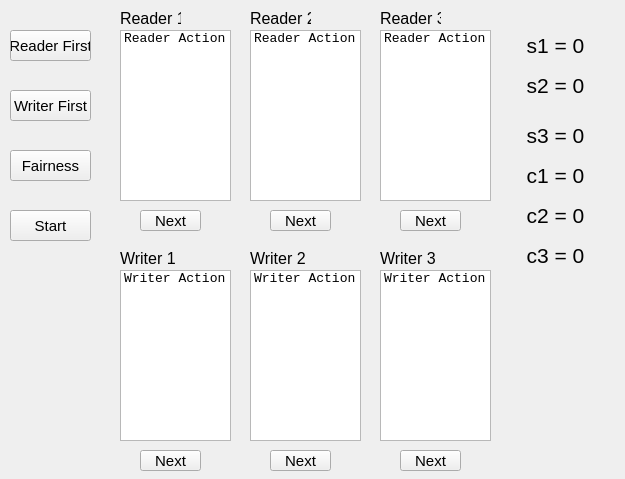
<?xml version="1.0" encoding="UTF-8"?>
<ui version="4.0">
 <class>MainWindow</class>
 <widget class="QMainWindow" name="MainWindow">
  <property name="geometry">
   <rect>
    <x>0</x>
    <y>0</y>
    <width>625</width>
    <height>479</height>
   </rect>
  </property>
  <property name="windowTitle">
   <string>MainWindow</string>
  </property>
  <property name="iconSize">
   <size>
    <width>240</width>
    <height>240</height>
   </size>
  </property>
  <widget class="QWidget" name="centralWidget">
   <widget class="QPushButton" name="readerFirstButton">
    <property name="geometry">
     <rect>
      <x>10</x>
      <y>30</y>
      <width>81</width>
      <height>31</height>
     </rect>
    </property>
    <property name="font">
     <font>
      <pointsize>11</pointsize>
     </font>
    </property>
    <property name="text">
     <string>Reader First</string>
    </property>
   </widget>
   <widget class="QPushButton" name="writerFirstButton">
    <property name="geometry">
     <rect>
      <x>10</x>
      <y>90</y>
      <width>81</width>
      <height>31</height>
     </rect>
    </property>
    <property name="font">
     <font>
      <pointsize>11</pointsize>
     </font>
    </property>
    <property name="text">
     <string>Writer First</string>
    </property>
   </widget>
   <widget class="QPushButton" name="fairnessButton">
    <property name="geometry">
     <rect>
      <x>10</x>
      <y>150</y>
      <width>81</width>
      <height>31</height>
     </rect>
    </property>
    <property name="font">
     <font>
      <pointsize>11</pointsize>
     </font>
    </property>
    <property name="text">
     <string>Fairness</string>
    </property>
   </widget>
   <widget class="QPushButton" name="startButton">
    <property name="geometry">
     <rect>
      <x>10</x>
      <y>210</y>
      <width>81</width>
      <height>31</height>
     </rect>
    </property>
    <property name="font">
     <font>
      <pointsize>11</pointsize>
     </font>
    </property>
    <property name="text">
     <string>Start</string>
    </property>
    <property name="checkable">
     <bool>true</bool>
    </property>
   </widget>
   <widget class="QListWidget" name="listWidget2">
    <property name="geometry">
     <rect>
      <x>250</x>
      <y>30</y>
      <width>111</width>
      <height>171</height>
     </rect>
    </property>
    <property name="font">
     <font>
      <family>Consolas</family>
      <pointsize>10</pointsize>
     </font>
    </property>
    <property name="editTriggers">
     <set>QAbstractItemView::DoubleClicked|QAbstractItemView::EditKeyPressed|QAbstractItemView::SelectedClicked</set>
    </property>
    <item>
     <property name="text">
      <string>Reader Action</string>
     </property>
    </item>
   </widget>
   <widget class="QListWidget" name="listWidget3">
    <property name="geometry">
     <rect>
      <x>380</x>
      <y>30</y>
      <width>111</width>
      <height>171</height>
     </rect>
    </property>
    <property name="font">
     <font>
      <family>Consolas</family>
      <pointsize>10</pointsize>
     </font>
    </property>
    <item>
     <property name="text">
      <string>Reader Action</string>
     </property>
    </item>
   </widget>
   <widget class="QPushButton" name="next1Button">
    <property name="geometry">
     <rect>
      <x>140</x>
      <y>210</y>
      <width>61</width>
      <height>21</height>
     </rect>
    </property>
    <property name="font">
     <font>
      <pointsize>11</pointsize>
     </font>
    </property>
    <property name="text">
     <string>Next</string>
    </property>
   </widget>
   <widget class="QLabel" name="label1">
    <property name="geometry">
     <rect>
      <x>500</x>
      <y>30</y>
      <width>111</width>
      <height>31</height>
     </rect>
    </property>
    <property name="font">
     <font>
      <pointsize>16</pointsize>
     </font>
    </property>
    <property name="text">
     <string>s1 = 0</string>
    </property>
    <property name="alignment">
     <set>Qt::AlignCenter</set>
    </property>
   </widget>
   <widget class="QListWidget" name="listWidget1">
    <property name="geometry">
     <rect>
      <x>120</x>
      <y>30</y>
      <width>111</width>
      <height>171</height>
     </rect>
    </property>
    <property name="font">
     <font>
      <family>Consolas</family>
      <pointsize>10</pointsize>
     </font>
    </property>
    <property name="editTriggers">
     <set>QAbstractItemView::DoubleClicked|QAbstractItemView::EditKeyPressed|QAbstractItemView::SelectedClicked</set>
    </property>
    <property name="selectionMode">
     <enum>QAbstractItemView::SingleSelection</enum>
    </property>
    <item>
     <property name="text">
      <string>Reader Action</string>
     </property>
    </item>
   </widget>
   <widget class="QLabel" name="label2">
    <property name="geometry">
     <rect>
      <x>500</x>
      <y>70</y>
      <width>111</width>
      <height>31</height>
     </rect>
    </property>
    <property name="font">
     <font>
      <pointsize>16</pointsize>
     </font>
    </property>
    <property name="text">
     <string>s2 = 0</string>
    </property>
    <property name="alignment">
     <set>Qt::AlignCenter</set>
    </property>
   </widget>
   <widget class="QLabel" name="label3">
    <property name="geometry">
     <rect>
      <x>500</x>
      <y>120</y>
      <width>111</width>
      <height>31</height>
     </rect>
    </property>
    <property name="font">
     <font>
      <pointsize>16</pointsize>
     </font>
    </property>
    <property name="text">
     <string>s3 = 0</string>
    </property>
    <property name="alignment">
     <set>Qt::AlignCenter</set>
    </property>
   </widget>
   <widget class="QLabel" name="label4">
    <property name="geometry">
     <rect>
      <x>500</x>
      <y>160</y>
      <width>111</width>
      <height>31</height>
     </rect>
    </property>
    <property name="font">
     <font>
      <pointsize>16</pointsize>
     </font>
    </property>
    <property name="text">
     <string>c1 = 0</string>
    </property>
    <property name="alignment">
     <set>Qt::AlignCenter</set>
    </property>
   </widget>
   <widget class="QLabel" name="label5">
    <property name="geometry">
     <rect>
      <x>500</x>
      <y>200</y>
      <width>111</width>
      <height>31</height>
     </rect>
    </property>
    <property name="font">
     <font>
      <pointsize>16</pointsize>
     </font>
    </property>
    <property name="text">
     <string>c2 = 0</string>
    </property>
    <property name="alignment">
     <set>Qt::AlignCenter</set>
    </property>
   </widget>
   <widget class="QLabel" name="label6">
    <property name="geometry">
     <rect>
      <x>500</x>
      <y>240</y>
      <width>111</width>
      <height>31</height>
     </rect>
    </property>
    <property name="font">
     <font>
      <pointsize>16</pointsize>
      <weight>50</weight>
      <bold>false</bold>
     </font>
    </property>
    <property name="text">
     <string>c3 = 0</string>
    </property>
    <property name="alignment">
     <set>Qt::AlignCenter</set>
    </property>
   </widget>
   <widget class="QPushButton" name="next2Button">
    <property name="geometry">
     <rect>
      <x>270</x>
      <y>210</y>
      <width>61</width>
      <height>21</height>
     </rect>
    </property>
    <property name="font">
     <font>
      <pointsize>11</pointsize>
     </font>
    </property>
    <property name="text">
     <string>Next</string>
    </property>
   </widget>
   <widget class="QPushButton" name="next3Button">
    <property name="geometry">
     <rect>
      <x>400</x>
      <y>210</y>
      <width>61</width>
      <height>21</height>
     </rect>
    </property>
    <property name="font">
     <font>
      <pointsize>11</pointsize>
     </font>
    </property>
    <property name="text">
     <string>Next</string>
    </property>
   </widget>
   <widget class="QListWidget" name="listWidget6">
    <property name="geometry">
     <rect>
      <x>380</x>
      <y>270</y>
      <width>111</width>
      <height>171</height>
     </rect>
    </property>
    <property name="font">
     <font>
      <family>Consolas</family>
      <pointsize>10</pointsize>
     </font>
    </property>
    <item>
     <property name="text">
      <string>Writer Action</string>
     </property>
    </item>
   </widget>
   <widget class="QPushButton" name="next5Button">
    <property name="geometry">
     <rect>
      <x>270</x>
      <y>450</y>
      <width>61</width>
      <height>21</height>
     </rect>
    </property>
    <property name="font">
     <font>
      <pointsize>11</pointsize>
     </font>
    </property>
    <property name="text">
     <string>Next</string>
    </property>
   </widget>
   <widget class="QPushButton" name="next4Button">
    <property name="geometry">
     <rect>
      <x>140</x>
      <y>450</y>
      <width>61</width>
      <height>21</height>
     </rect>
    </property>
    <property name="font">
     <font>
      <pointsize>11</pointsize>
     </font>
    </property>
    <property name="text">
     <string>Next</string>
    </property>
   </widget>
   <widget class="QListWidget" name="listWidget4">
    <property name="geometry">
     <rect>
      <x>120</x>
      <y>270</y>
      <width>111</width>
      <height>171</height>
     </rect>
    </property>
    <property name="font">
     <font>
      <family>Consolas</family>
      <pointsize>10</pointsize>
     </font>
    </property>
    <property name="editTriggers">
     <set>QAbstractItemView::DoubleClicked|QAbstractItemView::EditKeyPressed|QAbstractItemView::SelectedClicked</set>
    </property>
    <item>
     <property name="text">
      <string>Writer Action</string>
     </property>
    </item>
   </widget>
   <widget class="QPushButton" name="next6Button">
    <property name="geometry">
     <rect>
      <x>400</x>
      <y>450</y>
      <width>61</width>
      <height>21</height>
     </rect>
    </property>
    <property name="font">
     <font>
      <pointsize>11</pointsize>
     </font>
    </property>
    <property name="text">
     <string>Next</string>
    </property>
   </widget>
   <widget class="QListWidget" name="listWidget5">
    <property name="geometry">
     <rect>
      <x>250</x>
      <y>270</y>
      <width>111</width>
      <height>171</height>
     </rect>
    </property>
    <property name="font">
     <font>
      <family>Consolas</family>
      <pointsize>10</pointsize>
     </font>
    </property>
    <property name="editTriggers">
     <set>QAbstractItemView::DoubleClicked|QAbstractItemView::EditKeyPressed|QAbstractItemView::SelectedClicked</set>
    </property>
    <item>
     <property name="text">
      <string>Writer Action</string>
     </property>
    </item>
   </widget>
   <widget class="QLabel" name="label_7">
    <property name="geometry">
     <rect>
      <x>120</x>
      <y>10</y>
      <width>61</width>
      <height>16</height>
     </rect>
    </property>
    <property name="font">
     <font>
      <pointsize>12</pointsize>
     </font>
    </property>
    <property name="text">
     <string>Reader 1</string>
    </property>
   </widget>
   <widget class="QLabel" name="label_8">
    <property name="geometry">
     <rect>
      <x>250</x>
      <y>10</y>
      <width>61</width>
      <height>16</height>
     </rect>
    </property>
    <property name="font">
     <font>
      <pointsize>12</pointsize>
     </font>
    </property>
    <property name="text">
     <string>Reader 2</string>
    </property>
   </widget>
   <widget class="QLabel" name="label_9">
    <property name="geometry">
     <rect>
      <x>380</x>
      <y>10</y>
      <width>61</width>
      <height>16</height>
     </rect>
    </property>
    <property name="font">
     <font>
      <pointsize>12</pointsize>
     </font>
    </property>
    <property name="text">
     <string>Reader 3</string>
    </property>
   </widget>
   <widget class="QLabel" name="label_10">
    <property name="geometry">
     <rect>
      <x>120</x>
      <y>250</y>
      <width>61</width>
      <height>16</height>
     </rect>
    </property>
    <property name="font">
     <font>
      <pointsize>12</pointsize>
     </font>
    </property>
    <property name="text">
     <string>Writer 1</string>
    </property>
   </widget>
   <widget class="QLabel" name="label_11">
    <property name="geometry">
     <rect>
      <x>250</x>
      <y>250</y>
      <width>61</width>
      <height>16</height>
     </rect>
    </property>
    <property name="font">
     <font>
      <pointsize>12</pointsize>
     </font>
    </property>
    <property name="text">
     <string>Writer 2</string>
    </property>
   </widget>
   <widget class="QLabel" name="label_12">
    <property name="geometry">
     <rect>
      <x>380</x>
      <y>250</y>
      <width>61</width>
      <height>16</height>
     </rect>
    </property>
    <property name="font">
     <font>
      <pointsize>12</pointsize>
     </font>
    </property>
    <property name="text">
     <string>Writer 3</string>
    </property>
   </widget>
  </widget>
 </widget>
 <layoutdefault spacing="6" margin="11"/>
 <resources/>
 <connections/>
</ui>
